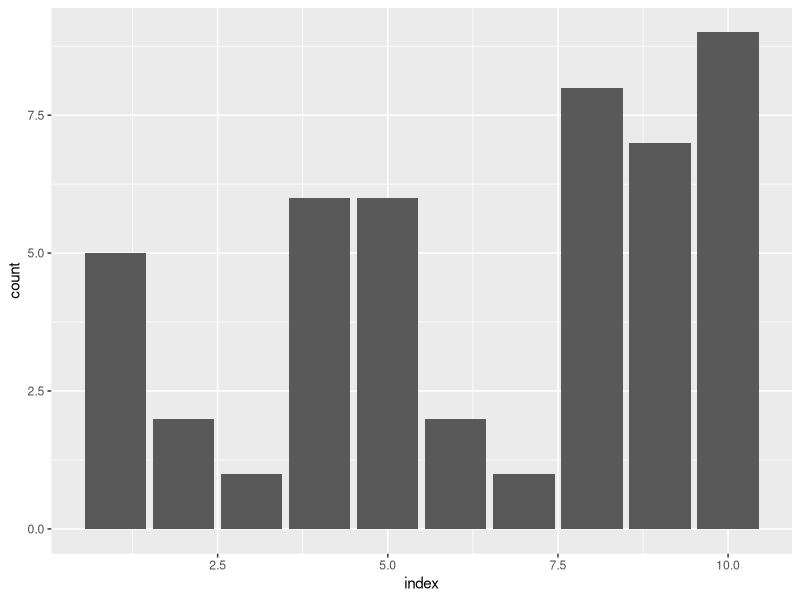
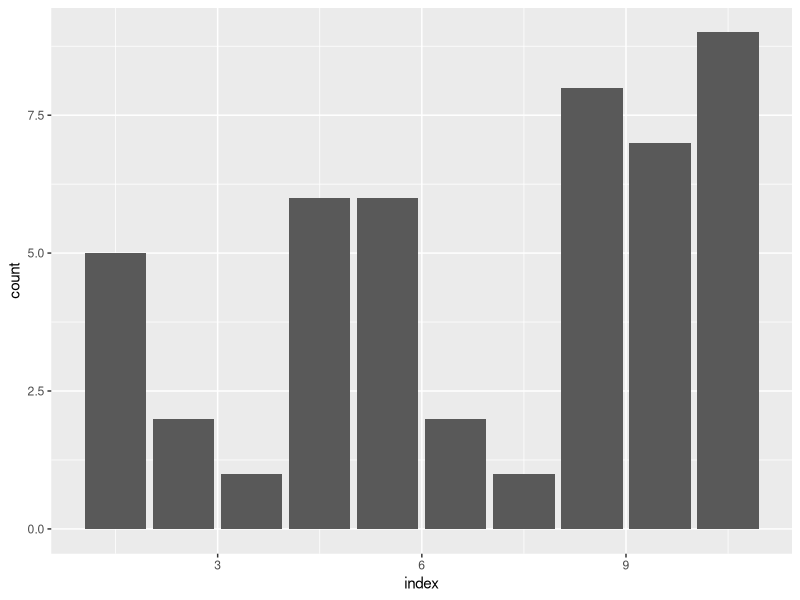
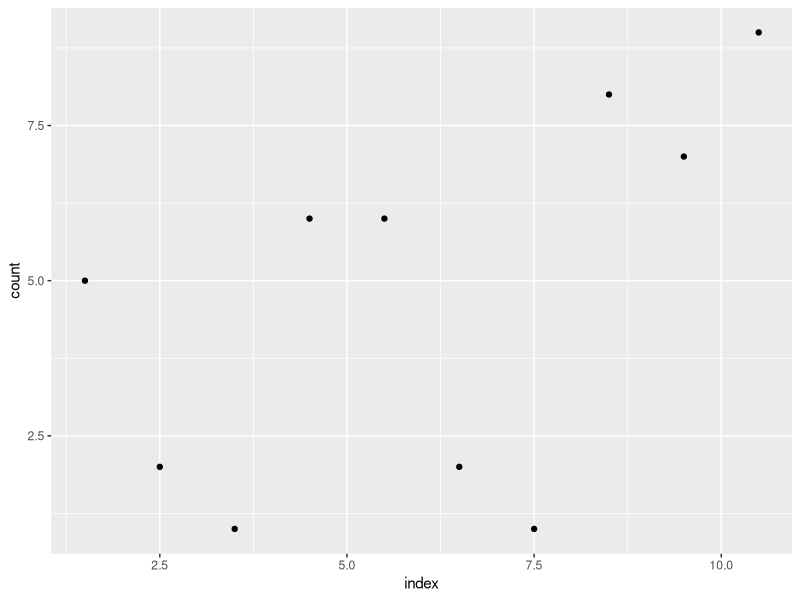

Write R code to recreate these figures, in order. (Note: this script raises an error after producing the figures.)
library(ggplot2)

df0 <- data.frame(index=as.numeric(1:10),count = round(runif(10,1,10)))
ggplot(df0,aes(index,count)) + geom_col()

df0$index <- df0$index + 0.5
ggplot(df0,aes(x=index,y=count)) + geom_col(orientation = "x")


ggplot(df0,aes(index,count)) + geom_point()


date <- as.yearqtr(c(2016.00,2016.50, 2016.50, 2016.75, 2017.75, 2019.00, 2016.00, 2016.25,
          2016.50, 2016.75, 2017.00, 2017.25, 2017.50, 2017.75, 2018.00, 2018.25,
          2018.50, 2018.75, 2019.00, 2019.25, 2019.50, 2019.75))

count <-  c(3, 3,  4,  6,  3,  3,  3, 10,  2,  6,  4,
            7,  4,  4,  3,  5,  2,  5,  6,  4,  6,  3)


dance <- c("polka","waltz","polka","polka","waltz","samba","other","other","other",
           "other","other","other","other","other","other","other","other","other",
           "other","other","other","other")

df0 <- tibble(date,count,dance)
# dates are duplicated (but with different events) and not ordered
ggplot(df0,aes(date,count)) + 
  geom_col(orientation = "x") + 
  scale_x_yearqtr(format = "%Yq%q",guide = guide_axis(check.overlap = TRUE)) +
  NULL

df1 %>% 
  uncount(count) %>% 
  mutate(qtr = as.Date(as.yearqtr(date))) %>% 
#  complete(qtr,dance) %>% 
  ggplot(aes(qtr,fill=dance)) + geom_bar() + 
  scale_x_date()
  
  
df0 %>% pivot_wider(id_cols = "date",names_from = "dance",values_from = "count")

df1 <- df0 %>% mutate(date = as.numeric(date))

ggplot(df0,aes(date,count)) + geom_col()

ggplot(df0,aes(factor(as.numeric(date)),count,fill=dance)) + geom_col() + 
  scale_x_discrete(breaks=sort(unique(round(as.numeric(df0$date)))))

df1 <- df %>% 
#  group_by(ShowName) %>% 
  mutate(AirDate = as.numeric(AirDate)) %>% 
  complete(AirDate = seq(min(AirDate),max(AirDate),by=0.25),ShowName,fill=list(Spins=0)) %>% 
  arrange(AirDate,ShowName) %>% 
  mutate(AirDate = as.yearqtr(AirDate)) %>% 
  {.}
  

ggplot(df,aes(AirDate,Spins,fill=ShowName)) + geom_col() + 
  scale_x_yearqtr()


df1 <-  df0
# df1$date <- zoo::as.yearqtr(df1$date)
df1 <- complete(df1,date,fill,fill=list(count=0)) %>% arrange(date)
ggplot(df1,aes(date,count,fill=fill)) + geom_col()

df1 %>%  tidyr::uncount(count) %>% 
  ggplot(aes(date,fill=fill)) + geom_bar()

## scale_x_yearmon with custom discrete breaks
df <-  data.frame(dates = as.yearmon("2018-08") + 0:6/12, values = c(2:6, 0, 1))
ggdf <- ggplot(df, aes(x = dates, y = values)) +
  geom_bar(position = "dodge", stat = "identity") + theme_light() +
  xlab("Month") + ylab("Values")
ggdf ## with default scale_x_yearmon
ggdf + scale_x_yearmon(breaks = df$dates) ## with custom discrete breaks

ggplot(mpg, aes(x = displ, y = hwy)) + 
  geom_point()



